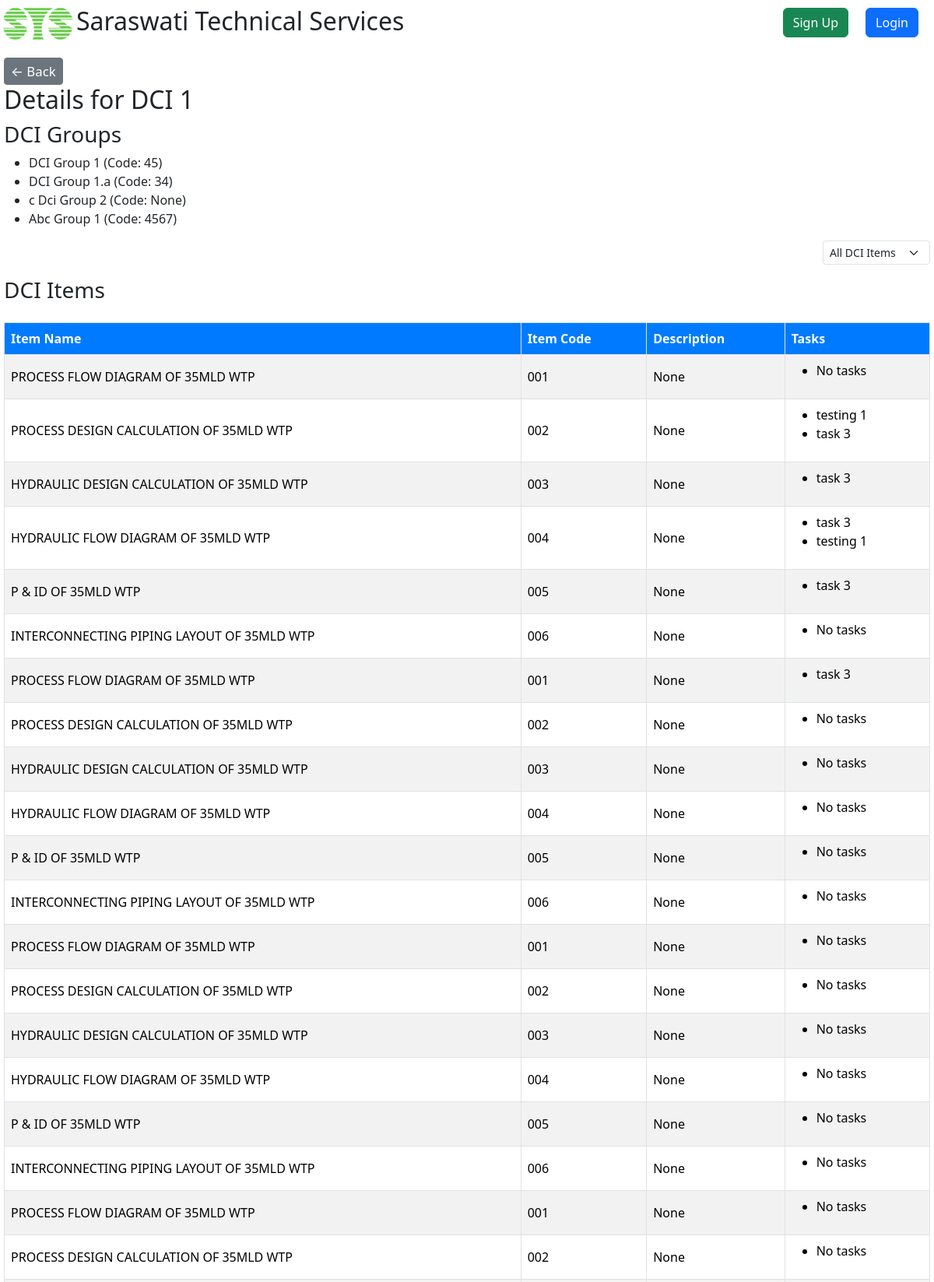
The page /project/dci/95/ (upper part) on the database its author committed.
### DCI/models.py (models this page shows, shortened)
class DCI(models.Model):
    name = models.CharField(max_length=30, blank=True, null=True)
    cost = models.FloatField(blank=True,null=True)

class DCIGroup(models.Model):
    name = models.CharField(max_length=30)
    groupCode = models.CharField(max_length=15, blank=True, null=True)
    dci = models.ForeignKey(DCI , on_delete=models.CASCADE,null=True,blank=True)

class DCIItem(models.Model):
    sNo = models.IntegerField(null= True,blank=True)
    itemCode = models.CharField(max_length=15, blank=True, null=True)
    name = models.CharField(max_length=50)
    documentNo = models.CharField(max_length=300, blank=True, null=True)
    description = models.TextField(blank=True, null=True)
    likelySubmissionDate = models.DateField(blank=True, null=True)
    weightage = models.DecimalField(max_digits=15, decimal_places=2, blank=True, null=True)
    associatedCost = models.DecimalField(max_digits=15, decimal_places=2, blank=True, null=True)
    dciGroup = models.ForeignKey('DCIGroup', on_delete=models.CASCADE, blank=True, null=True)
    dci = models.ForeignKey('DCI', on_delete=models.CASCADE, blank=True,null=True)
    createdBy = models.ForeignKey(User, on_delete=models.SET_NULL, blank=True, null=True)
    createdDate = models.DateField(auto_now_add=True,blank=True, null=True)
    completed = models.BooleanField(default=False,blank=True,null=True)
    dateOfCompletion = models.DateField(auto_now_add=True,blank=True,null=True)

### Tasks/models.py (models this page shows, shortened)
class Tasks(models.Model):
    project = models.ForeignKey(Project, on_delete=models.CASCADE, blank=True, null=True)
    dciItem = models.ManyToManyField('DCI.DCIItem')
    taskName = models.CharField(max_length=30, null=True, blank=True,verbose_name='Task Name')
    taskDescription = models.TextField(blank=True, null=True)
    assignedTo = models.ForeignKey(Staff, on_delete=models.CASCADE, max_length=30, blank=True, null=True)
    assignmentDate = models.DateField(auto_now_add=True,blank=True, null=True)
    completed = models.BooleanField(default=False, blank=True, null=True)
    targetDateOfCompletion = models.DateField(null=True, blank=True)
    actualDateOfCompletion = models.DateField(null=True, blank=True)

### Project/views.py (the view)
# urls.py: path('dci/<int:pk>/', views.dci_detail_view, name='dciDetailView'),
def dci_detail_view(request, pk):
    dci = get_object_or_404(DCI, pk=pk)
    dci_groups = dci.dcigroup_set.all()
    dci_items = DCIItem.objects.filter(dciGroup__in=dci_groups)
    filter_type = request.GET.get('filter', 'all')  # Default to 'all'
    if filter_type == 'with_tasks':
        dci_items = [item for item in dci_items if Tasks.objects.filter(dciItem=item).exists()]
    elif filter_type == 'without_tasks':
        dci_items = [item for item in dci_items if not Tasks.objects.filter(dciItem=item).exists()]
    dci_items_with_tasks = [
        {
            "item": item,
            "tasks": Tasks.objects.filter(dciItem=item)  # Adjust Task model field accordingly
        }
        for item in dci_items
    ]
    context = {
        "dci": dci,
        "dci_groups": dci_groups,
        "dci_items_with_tasks": dci_items_with_tasks,
        "filter_type": filter_type,  # Pass the filter type to the template
    }
    return render(request, 'project/dci_detail.html', context)

### Project/templates/project/dci_detail.html (shortened to what this page needs)
{% extends "registration/base.html" %}
{% block content %}
<a href="{% url 'projectList' %}" style="text-decoration: none;">
    <button type="button" class="btn btn-secondary btn-sm">
        <span style="font-size: 1.2em;">&#8592; Back</span>
    </button>
</a>
<h2>Details for {{ dci.name }}</h2>
<h3>DCI Groups</h3>
<ul>
    {% for group in dci_groups %}
    <li>{{ group.name }} (Code: {{ group.groupCode }})</li>
    {% endfor %}
</ul>
<div class="d-flex justify-content-end">
    <form method="get" class="mb-3">
        <select name="filter" class="form-select form-select-sm" onchange="this.form.submit()">
            <option value="all" {% if filter_type == 'all' %}selected{% endif %}>All DCI Items</option>
        </select>
    </form>
</div>
<h3>DCI Items</h3>
<table class="table table-striped table-hover mt-4">
    <thead>
        <tr>
            <th class="text-start border">Item Name</th>
            <th class="text-start border">Item Code</th>
            <th class="text-start border">Description</th>
            <th class="text-start border" >Tasks</th>
        </tr>
    </thead>
    <tbody>
        {% for item_data in dci_items_with_tasks %}
            <tr>
                <td class="text-start border">{{ item_data.item.name }}</td>
                <td class="text-start border">{{ item_data.item.itemCode }}</td>
                <td class="text-start border">{{ item_data.item.description }}</td>
                <td class="text-start border">
                    <ul>
                        {% for task in item_data.tasks %}
                            <li>{{ task.taskName }}</li>
                        {% empty %}
                            <li>No tasks</li>
                        {% endfor %}
                    </ul>
                </td>
            </tr>
        {% endfor %}
    </tbody>
</table>
{% endblock %}

### static/style.css (style rules this page uses)
html, body { height: 100%; margin: 0; overflow-x: hidden; overflow-y: hidden; background-color: #f0f4f8; }
.table-striped tbody tr:nth-of-type(odd) { background-color: #f9f9f9; }
.table-striped tbody tr:nth-of-type(even) { background-color: #ffffff; }
.table th, .table td { vertical-align: middle; }
.table thead th { background-color: #007bff; color: white; text-align: center; }
.table th { padding: 1rem; }

### rows shown on the page
DCI: name "DCI 1"
DCIGroup: name "DCI Group 1", groupCode "45"
DCIGroup: name "DCI Group 1.a", groupCode "34"
DCIGroup: name "c Dci Group 2", groupCode "None"
DCIGroup: name "Abc Group 1", groupCode "4567"
DCIItem: item.name "PROCESS FLOW DIAGRAM OF 35MLD WTP", item.itemCode "001", item.description "None"
DCIItem: item.name "PROCESS DESIGN CALCULATION OF 35MLD WTP", item.itemCode "002", item.description "None"
Tasks: taskName "testing 1"
Tasks: taskName "task 3"
DCIItem: item.name "HYDRAULIC DESIGN CALCULATION OF 35MLD WTP", item.itemCode "003", item.description "None"
DCIItem: item.name "HYDRAULIC FLOW DIAGRAM OF 35MLD WTP", item.itemCode "004", item.description "None"
DCIItem: item.name "P & ID OF 35MLD WTP", item.itemCode "005", item.description "None"
DCIItem: item.name "INTERCONNECTING PIPING LAYOUT OF 35MLD WTP", item.itemCode "006", item.description "None"
DCIItem: item.name "PROCESS FLOW DIAGRAM OF 35MLD WTP", item.itemCode "001", item.description "None"
DCIItem: item.name "PROCESS DESIGN CALCULATION OF 35MLD WTP", item.itemCode "002", item.description "None"
DCIItem: item.name "HYDRAULIC DESIGN CALCULATION OF 35MLD WTP", item.itemCode "003", item.description "None"
DCIItem: item.name "HYDRAULIC FLOW DIAGRAM OF 35MLD WTP", item.itemCode "004", item.description "None"
DCIItem: item.name "P & ID OF 35MLD WTP", item.itemCode "005", item.description "None"
DCIItem: item.name "INTERCONNECTING PIPING LAYOUT OF 35MLD WTP", item.itemCode "006", item.description "None"
DCIItem: item.name "PROCESS FLOW DIAGRAM OF 35MLD WTP", item.itemCode "001", item.description "None"
DCIItem: item.name "PROCESS DESIGN CALCULATION OF 35MLD WTP", item.itemCode "002", item.description "None"
DCIItem: item.name "HYDRAULIC DESIGN CALCULATION OF 35MLD WTP", item.itemCode "003", item.description "None"
DCIItem: item.name "HYDRAULIC FLOW DIAGRAM OF 35MLD WTP", item.itemCode "004", item.description "None"
DCIItem: item.name "P & ID OF 35MLD WTP", item.itemCode "005", item.description "None"
DCIItem: item.name "INTERCONNECTING PIPING LAYOUT OF 35MLD WTP", item.itemCode "006", item.description "None"
DCIItem: item.name "PROCESS FLOW DIAGRAM OF 35MLD WTP", item.itemCode "001", item.description "None"
DCIItem: item.name "PROCESS DESIGN CALCULATION OF 35MLD WTP", item.itemCode "002", item.description "None"
